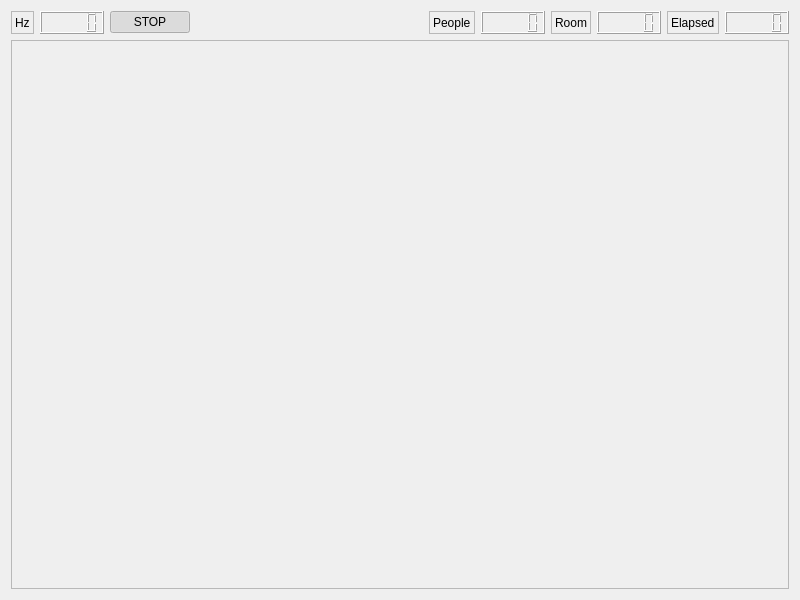
<?xml version="1.0" encoding="UTF-8"?>
<ui version="4.0">
    <class>local_guiDlg</class>
    <widget class="QWidget" name="local_guiDlg">
        <property name="geometry">
            <rect>
                <x>0</x>
                <y>0</y>
                <width>800</width>
                <height>600</height>
            </rect>
        </property>
        <property name="windowTitle">
            <string>intention_predictor</string>
        </property>
        <layout class="QVBoxLayout" name="verticalLayout_2">
            <item>
                <layout class="QVBoxLayout" name="verticalLayout">
                    <item>
                        <layout class="QHBoxLayout" name="horizontalLayout_4">
                            <item>
                                <layout class="QHBoxLayout" name="horizontalLayout">
                                    <item>
                                        <widget class="QLabel" name="label">
                                            <property name="frameShape">
                                                <enum>QFrame::StyledPanel</enum>
                                            </property>
                                            <property name="text">
                                                <string>Hz</string>
                                            </property>
                                        </widget>
                                    </item>
                                    <item>
                                        <widget class="QLCDNumber" name="lcdNumber_hz">
                                            <property name="font">
                                                <font>
                                                    <family>Ubuntu</family>
                                                    <pointsize>12</pointsize>
                                                    <weight>75</weight>
                                                    <bold>true</bold>
                                                </font>
                                            </property>
                                        </widget>
                                    </item>
                                </layout>
                            </item>
                            <item>
                                <widget class="QPushButton" name="pushButton_stop">
                                    <property name="text">
                                        <string>STOP</string>
                                    </property>
                                    <property name="checkable">
                                        <bool>true</bool>
                                    </property>
                                    <property name="checked">
                                        <bool>true</bool>
                                    </property>
                                </widget>
                            </item>
                            <item>
                                <spacer name="horizontalSpacer">
                                    <property name="orientation">
                                        <enum>Qt::Horizontal</enum>
                                    </property>
                                    <property name="sizeHint" stdset="0">
                                        <size>
                                            <width>40</width>
                                            <height>20</height>
                                        </size>
                                    </property>
                                </spacer>
                            </item>
                            <item>
                                <layout class="QHBoxLayout" name="horizontalLayout_2">
                                    <item>
                                        <widget class="QLabel" name="label_2">
                                            <property name="frameShape">
                                                <enum>QFrame::StyledPanel</enum>
                                            </property>
                                            <property name="text">
                                                <string>People</string>
                                            </property>
                                        </widget>
                                    </item>
                                    <item>
                                        <widget class="QLCDNumber" name="lcdNumber_people">
                                            <property name="font">
                                                <font>
                                                    <weight>75</weight>
                                                    <bold>true</bold>
                                                </font>
                                            </property>
                                        </widget>
                                    </item>
                                </layout>
                            </item>
                            <item>
                                <layout class="QHBoxLayout" name="horizontalLayout_3">
                                    <item>
                                        <widget class="QLabel" name="label_3">
                                            <property name="frameShape">
                                                <enum>QFrame::StyledPanel</enum>
                                            </property>
                                            <property name="text">
                                                <string>Room</string>
                                            </property>
                                        </widget>
                                    </item>
                                    <item>
                                        <widget class="QLCDNumber" name="lcdNumber_room">
                                            <property name="font">
                                                <font>
                                                    <weight>75</weight>
                                                    <bold>true</bold>
                                                </font>
                                            </property>
                                        </widget>
                                    </item>
                                    <item>
                                        <layout class="QHBoxLayout" name="horizontalLayout_5">
                                            <item>
                                                <widget class="QLabel" name="label_4">
                                                    <property name="frameShape">
                                                        <enum>QFrame::StyledPanel</enum>
                                                    </property>
                                                    <property name="text">
                                                        <string>Elapsed</string>
                                                    </property>
                                                </widget>
                                            </item>
                                            <item>
                                                <widget class="QLCDNumber" name="lcdNumber_elapsed">
                                                    <property name="font">
                                                        <font>
                                                            <weight>75</weight>
                                                            <bold>true</bold>
                                                        </font>
                                                    </property>
                                                </widget>
                                            </item>
                                        </layout>
                                    </item>
                                </layout>
                            </item>
                        </layout>
                    </item>
                    <item>
                        <widget class="QFrame" name="frame">
                            <property name="sizePolicy">
                                <sizepolicy hsizetype="Preferred" vsizetype="Expanding">
                                    <horstretch>0</horstretch>
                                    <verstretch>0</verstretch>
                                </sizepolicy>
                            </property>
                            <property name="frameShape">
                                <enum>QFrame::StyledPanel</enum>
                            </property>
                            <property name="frameShadow">
                                <enum>QFrame::Raised</enum>
                            </property>
                        </widget>
                    </item>
                </layout>
            </item>
        </layout>
    </widget>
    <resources/>
    <connections/>
</ui>
